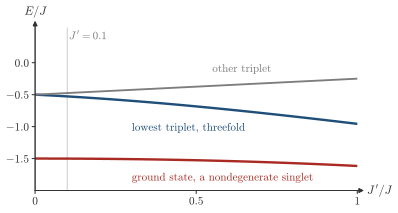

The script that drew this image:
"""Session 8, the lowest levels of the open four-site chain J(S0.S1 + S2.S3) + J' S1.S2 against J', by exact diagonalization."""
import os, sys
sys.path.insert(0, os.path.join(os.path.dirname(os.path.abspath(__file__)), '..'))
import numpy as np
import style

sx = np.array([[0, 1], [1, 0]]) / 2; sy = np.array([[0, -1j], [1j, 0]]) / 2; sz = np.diag([.5, -.5])
N = 4
def op(o, i):
    m = np.eye(1)
    for j in range(N):
        m = np.kron(m, o if j == i else np.eye(2))
    return m
def SS(i, j):
    return sum(op(s, i) @ op(s, j) for s in (sx, sy, sz)).real
def spectrum(Jp):
    return np.linalg.eigvalsh(SS(0, 1) + SS(2, 3) + Jp * SS(1, 2))

e = spectrum(0.1)
assert abs(e[0] + 1.50096) < 1e-5 and abs(e[1] + 0.52749) < 1e-5 and e[0] < e[1] - 0.9       # the numbers of the quiz of the page
Jp = np.linspace(0, 1.0, 101)
E = np.array([spectrum(j) for j in Jp])

fig, ax = style.figure(height_cm=5.6, width_cm=11.0)
# the singlet ground state, the triplet above it, and the second singlet, each drawn once
ax.plot(Jp, E[:, 0], color=style.BROKEN)
ax.plot(Jp, E[:, 1], color=style.ACCENT)
ax.plot(Jp, E[:, 4], color=style.MUTED, lw=1.4)
ax.axvline(0.1, color=style.GRID, lw=1.0, zorder=0)
ax.set_xlim(0, 1.0); ax.set_ylim(-2.0, 0.55)
style.label(ax, 0.30, -1.8, r'ground state, a nondegenerate singlet', color=style.BROKEN, fontsize=8.3, ha='left')
style.label(ax, 0.30, -1.02, r'lowest triplet, threefold', color=style.ACCENT, fontsize=8.3, ha='left')
style.label(ax, 0.55, -0.10, r'other triplet', color=style.MUTED, fontsize=8.3, ha='left')
style.label(ax, 0.105, 0.42, r"$J'=0.1$", color=style.MUTED, fontsize=8.3, ha='left')
ax.set_xticks([0, 0.5, 1.0]); ax.set_xticklabels([r'$0$', r'$0.5$', r'$1$']); ax.set_yticks([-1.5, -1, -0.5, 0]); ax.tick_params(length=2.5, pad=2)
style.arrows(ax, xlabel=r"$J'/J$", ylabel=r'$E/J$', ticks=True)
style.save(fig, __file__)
